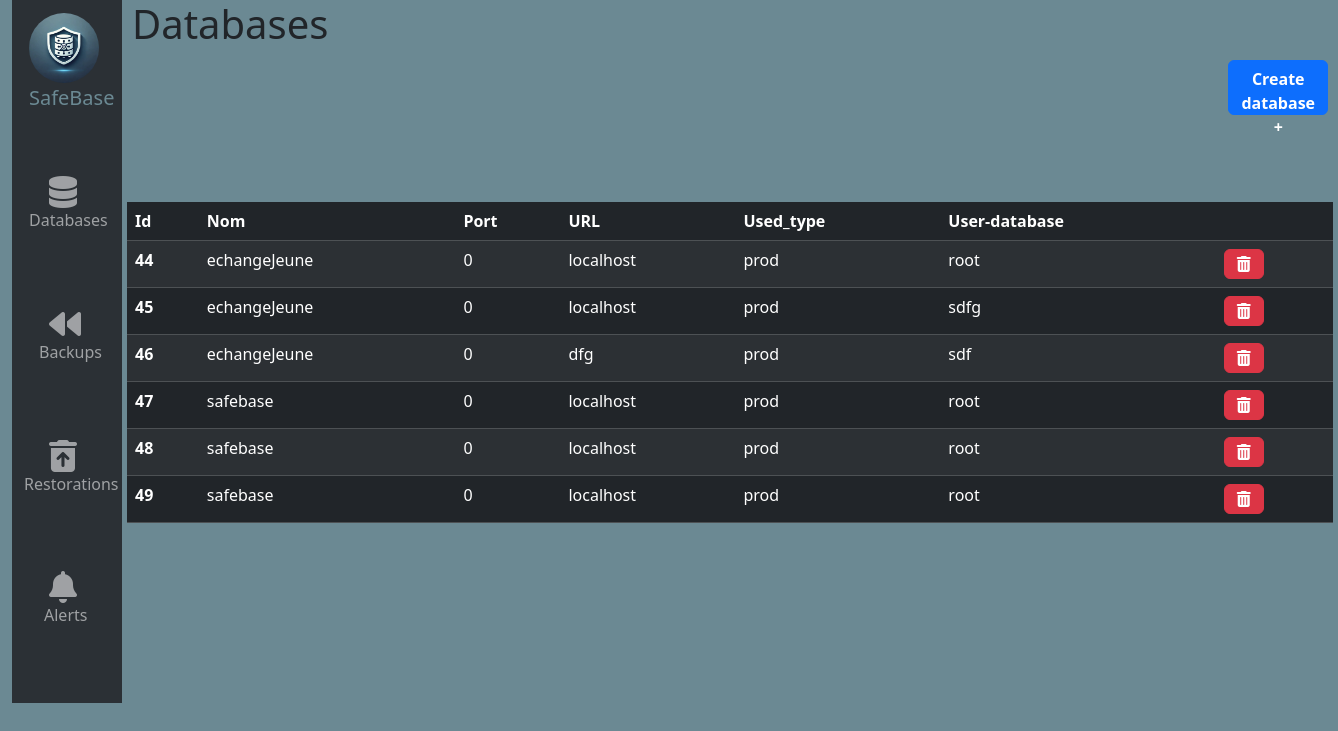
Before: / with the older database file.
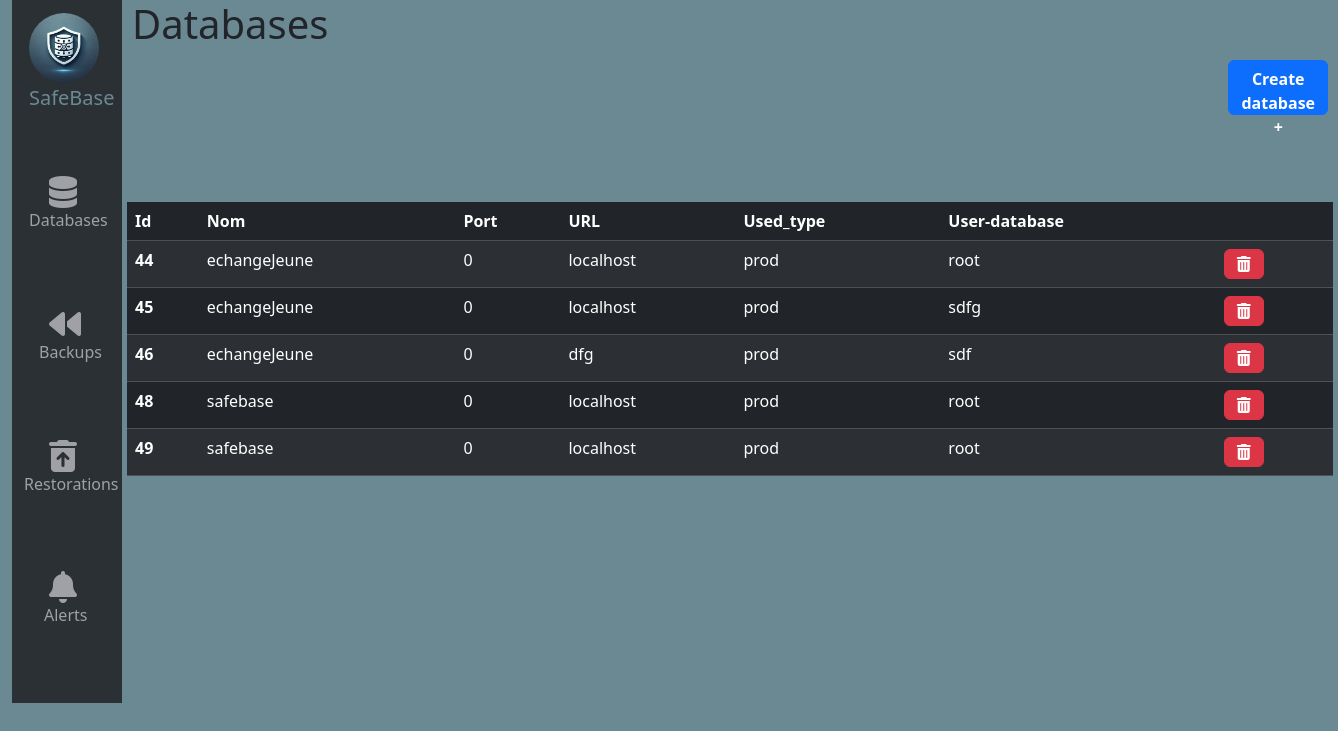
After: the same page with the newer database file.
### tables this page shows
CREATE TABLE `client_database` (
  `id` int NOT NULL AUTO_INCREMENT,
  `nom` varchar(50) DEFAULT NULL,
  `password` varchar(255) NOT NULL,
  `user_database` varchar(50) NOT NULL,
  `url` varchar(255) NOT NULL,
  `port` int DEFAULT NULL,
  `used_type` varchar(255) NOT NULL,
  `ID_Type` int NOT NULL,
  PRIMARY KEY (`id`),
  KEY `FK_Type` (`ID_Type`),
  CONSTRAINT `client_database_ibfk_1` FOREIGN KEY (`ID_Type`) REFERENCES `type` (`id`)
);

### src/Controller/CntrlAppli.php (called while the page is built, shortened)
<?php
class CntrlAppli
{
    public function getIndex()
    {
        $dao = new DaoAppli;
        $databases = $dao->getListDatabase();
        require 'src/view/index.php';
    }
}

### src/Dao/DaoAppli.php (called while the page is built, shortened)
<?php
class DaoAppli
{
    protected PDO $db;
    public function __construct(){
         $this->db = $this->getConnection();
    }
    private function getConnection() {
        $host       = "mysql";
        $db_name    = "safebase";
        $username   = "user";
        $password   = "password";
        if (!isset($this->db)) {
            try {
                $this->db = new PDO("mysql:host=".$host.";charset=utf8;dbname=".$db_name, $username, $password);
                $this->db->setAttribute(PDO::ATTR_ERRMODE, PDO::ERRMODE_EXCEPTION);
            } catch (\PDOException $e) {
                    echo('Echec de la connexion: ' . $e->getMessage());
                die();
            }
        }
        return $this->db;
    }
    public function getListDatabase():array{
        $requete = Requete::SEL_CLIENT_DATABASE;
        $statement = $this->db->query($requete);
        $data=$statement->fetchAll();
        return $data;
    }
}

### src/View/index.php (the view, shortened to what this page needs)
<?php
require "header.php";
?>
<html>
<body>
    <div class="container-fluid d-flex">
        <?php require_once("NavBar.php") ?>
        <div class="d-flex flex-column w-100">
            <div class="d-flex justify-content-between mb-3">
                <h1 class="titre">Databases</h1>
                <button type="button" id="btnajout" data-bs-toggle="modal" data-bs-target="#exampleModal" class="btn btn-primary w-10">
                    Create database +
                </button>
            </div>
            <div class="w-100">
                <table class="table table-dark table-striped w-100">
                    <thead>
                        <tr>
                            <th scope="col">Id</th>
                            <th scope="col">Nom</th>
                            <th scope="col">Port</th>
                            <th scope="col">URL</th>
                            <th scope="col">Used_type</th>
                            <th scope="col">User-database</th>
                            <th scope="col"></th>
                        </tr>
                    </thead>
                    <tbody>
                        <?php foreach ($databases as $database) { ?>
                            <tr>
                                <th scope="row"><?= $database['id'] ?></th>
                                <td><?= $database['nom'] ?></td>
                                <td><?= $database['port'] ?></td>
                                <td><?= $database['url'] ?></td>
                                <td><?= $database['used_type'] ?></td>
                                <td><?= $database['user_database'] ?></td>
                                <td><button class="btn btn-danger delete" type="button" id="<?= $database['id'] ?>">
                                        <i class="fas fa-trash-alt"></i>
                                    </button>
                                </td>
                            </tr>
                        <?php } ?>
                    </tbody>
                </table>
            </div>
        </div>
    </div>
</body>
</html>

Changed rows visible on the page:
removed client_database: id "47", nom "safebase", port "0", url "localhost", used_type "prod", user_database "root"
